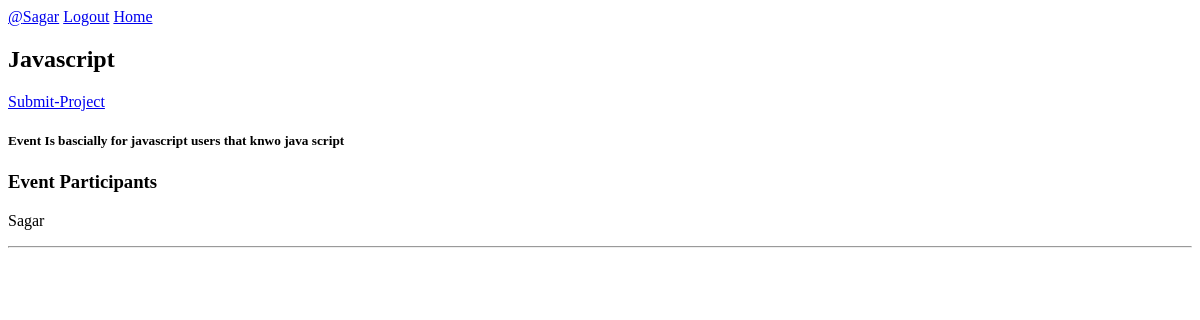
The app's page /event/2 (signed in), older data.
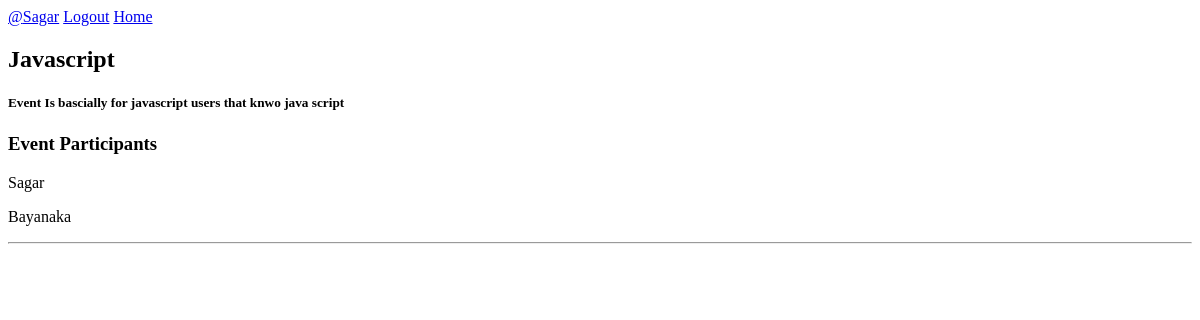
The same page, newer data.
### events/models.py (models this page shows, shortened)
class User(AbstractUser):
    name=models.CharField(max_length=100,null=True)
    email = models.EmailField(unique=True)
    Bio=models.TextField(blank=True,null=True)
    participant=models.BooleanField(default=True,null=True)
    USERNAME_FIELD='email'
    REQUIRED_FIELDS=[]

class Event(models.Model):
    name=models.CharField(max_length=100)
    Event_Start_date=models.DateField(null=True)
    Event_end_Date=models.DateField(null=True)
    Registration_last_date=models.DateField(null=True)
    descritpion=models.TextField(null=True,blank=True)
    participants=models.ManyToManyField(User,blank=True,related_name="events")
    created_on=models.DateField(auto_now_add=True)
    updated_on=models.DateField(auto_now=True)

### events/views.py (the view)
# urls.py: path('event/<str:pk>',event_details,name='event'),
@login_required(login_url='/login')
def event_details(request,pk):
    event=Event.objects.get(id=pk)
    submitted=Submission.objects.filter(user=request.user,event=event).exists()
    context={
        'event':event,
        'submitted':submitted
    }
    return render(request,'Event_details.html',context)

### templates/Event_details.html (shortened to what this page needs)
{% extends 'main.html' %}
{% block content %}
<div>
<section><h1>{{event.name}}</h1></section>
{% if request.user in event.participants.all%}
{% if  not submitted %}
<a href="{% url 'submit' event.id %}">Submit-Project</a>
{% endif %}
{% else %}
<a href="{% url 'submit' event.id %}">Register</a>
{% endif %}
<section><h5>{{event.descritpion}}</h5></section>
 <section>
    <h3>Event Participants</h3>
    {% for user in event.participants.all %}
<p>{{user.name}}</p>
{% endfor %}
<hr>
</section>
</div>
{% endblock %}

### templates/main.html (shortened to what this page needs)
<!DOCTYPE html>
<html lang="en">
<head>
</head>
<body>
{% include 'nav.html' %}
    {% block content %}
    {% endblock %}
</body>
</html>

### templates/nav.html
<nav>
    {% if request.user.is_authenticated%}
      <a href="{% url 'user_profile' request.user.id %}"><span>@{{request.user.name}}</span></a>
      <a href="{% url 'user_logout' %}">Logout</a>
    {% else %}
    <a href="{% url 'login_user' %}">login</a>
    {% endif %}
    <a href="{% url 'Home' %}">Home</a>
</nav>

Row changes from the older to the newer data that the page shows:
now on this page (row edited): User: name "Bayanaka"
Text that changed along with them:
text no longer shown: "Submit-Project"
